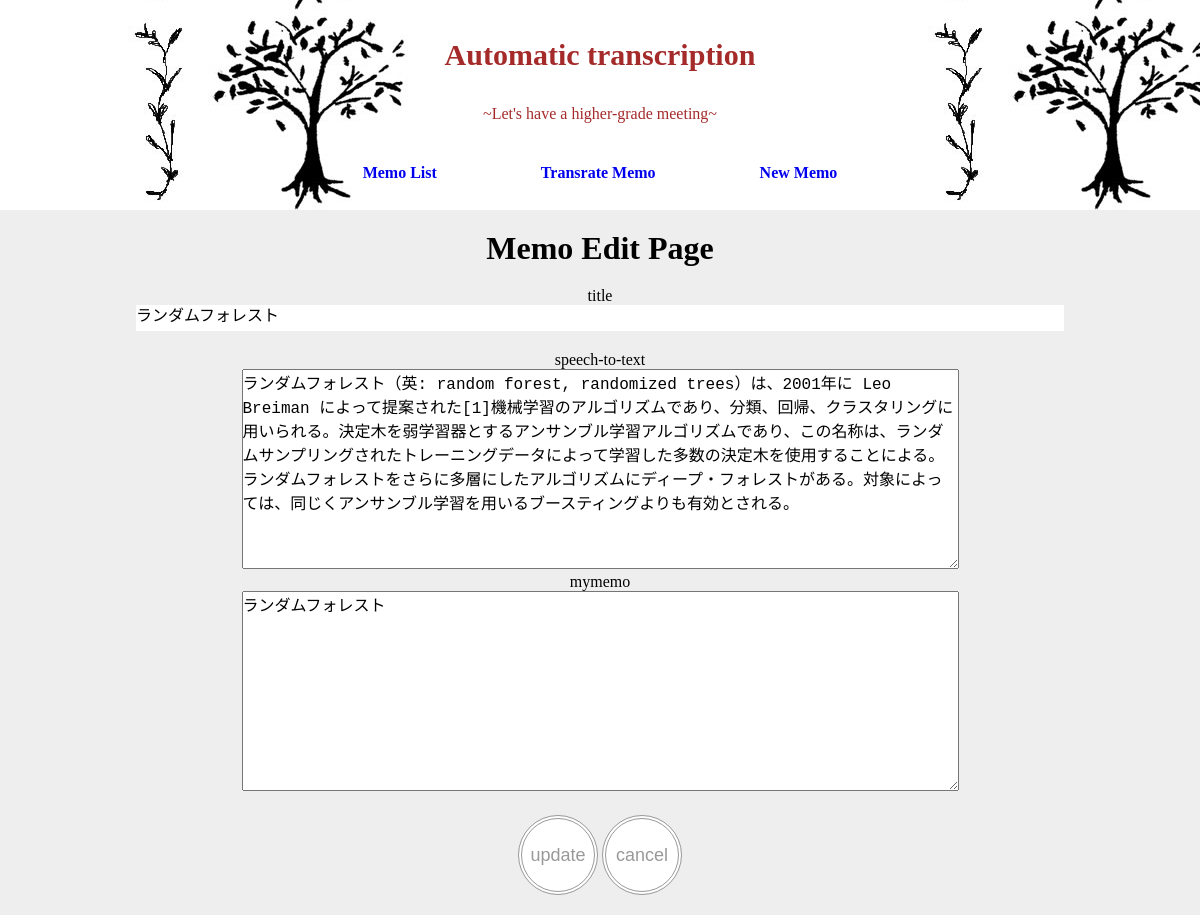
The page /article/3/edit/ on the database its author committed.
### boardapp/models.py (models this page shows, shortened)
class Post(models.Model):
    title = models.CharField(verbose_name='タイトル', max_length=10)
    text = models.CharField(verbose_name='テキスト', max_length=100)
    mytext = models.CharField(verbose_name='マイテキスト', max_length=100)
    created_at = models.DateTimeField(verbose_name='登録日時', auto_now_add=True)
    updated_at = models.DateTimeField(verbose_name='更新日時', auto_now=True)

### boardapp/views.py (the view)
# urls.py: path("article/<int:pk>/edit/",views.edit,name="edit"),
def edit(request,pk):
    template_name = "memo/edit.html"
    try:
        memo = Post.objects.get(pk=pk)
    except Post.DoesNotExist:
        raise Http404
    if request.method == "POST":
        memo.title = request.POST["title"]
        memo.text = request.POST["text"]
        memo.mytext = request.POST["mytext"]
        memo.save()
        return redirect(view_article,pk)
    context = {"memo": memo}
    return render(request, template_name, context)

### boardapp/templates/memo/edit.html (shortened to what this page needs)
{% extends 'base/base.html' %}
{% block jumbotron %}
<h1 class="h3">Memo Edit Page</h1>
{% endblock %}
{% block body %}
<form action="" method="post">
    <div class="memo_form">
    <p><label for="title_input">title</label></p>
    <input class="form-title" type="title" name="title" id="text_input" value="{{ memo.title }}"></input>
    </div>
    <div class = memo>
        <div class = memo_title>
            <p><label for="text_area">speech-to-text</label></p>
            <p><textarea class="form-control" name="text" id="text_area" cols="70" rows="50">{{ memo.text }}</textarea></p>
        </div>
        <div class = memo_text>
            <p><label for="text_area">mymemo</label></p>
            <p><textarea class="form-control" name="mytext" id="text_area1" cols="70" rows="50">{{memo.mytext }}</textarea></p>
        </div>
        <div class="memo_form">
            <button id="start-btn" type="submit">update</button>
            <button id="stop-btn" href="{% url 'view_article' memo.pk%}">cancel</button>
        </div>
    </div>
</form>
{% endblock %}

### boardapp/static/style1.css (style rules this page uses)
* { margin:0; padding:0; }
.memo .memo_title { display: inline-block; }
.memo { text-align: center; }
.memo .memo_text { display: inline-block; }
body { background: #eee; }
.h3 { text-align: center; margin: 20px; }
.memo_form { text-align: center; margin: 20px; }
textarea { width: 100%; height: 200px; }
.form-title { font-size: 16px; width: 80%; border: none; outline: none; padding-bottom: 8px; box-sizing: border-box; }
.form-control { font-size: 16px; padding-bottom: 8px; box-sizing: border-box; }
#start-btn { font-size: 18px; display: inline-block; background: #ffffff; color: #999999; width: 80px; height: 80px; border: double 4px #999999; border-radius: 50%; text-align: center; overflow: hidden; cursor: pointer; }
#stop-btn { font-size: 18px; display: inline-block; background: #ffffff; color: #999999; width: 80px; height: 80px; border: double 4px #999999; border-radius: 50%; text-align: center; overflow: hidden; cursor: pointer; }

### rows shown on the page
Post: title "ランダムフォレスト", text "ランダムフォレスト（英: random forest, randomized trees）は、2001年に Leo Breiman によって提案された[1]機械学習のアルゴリズムであり、分類、回帰、クラスタリングに用いられる。決定木を弱学習器とするアンサンブル学習アルゴリズムであり、この名称は、ランダムサンプリングされたトレーニングデータによって学習した多数の決定木を使用することによる。ランダムフォレストをさらに多層にしたアルゴリズムにディープ・フォレストがある。対象によっては、同じくアンサンブル学習を用いるブースティングよりも有効とされる。", mytext "ランダムフォレスト"
